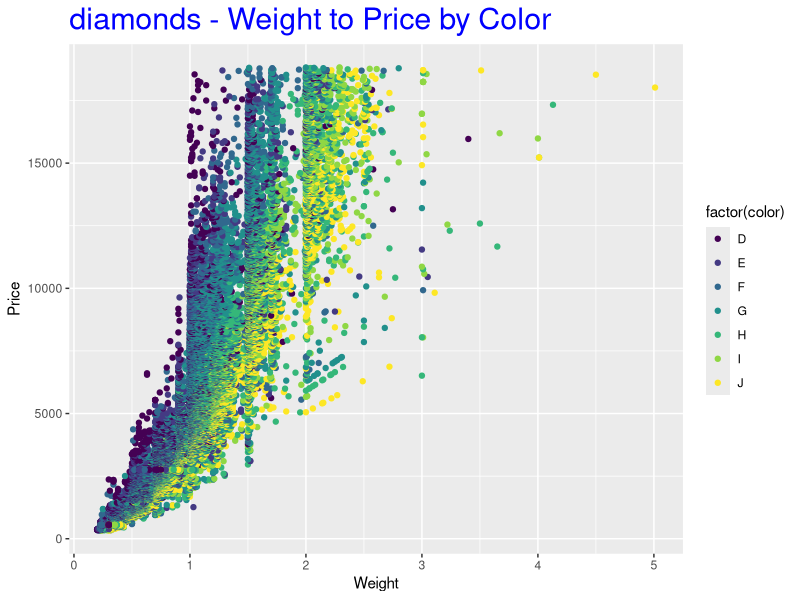
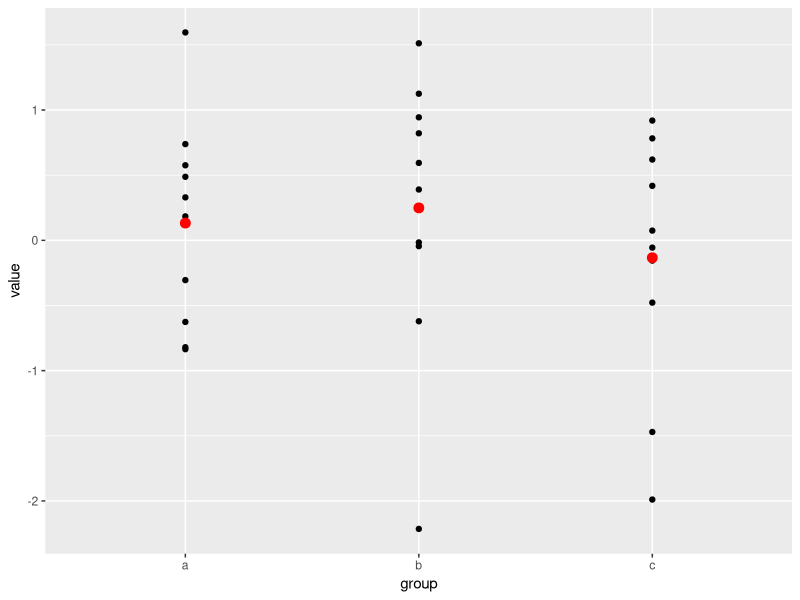
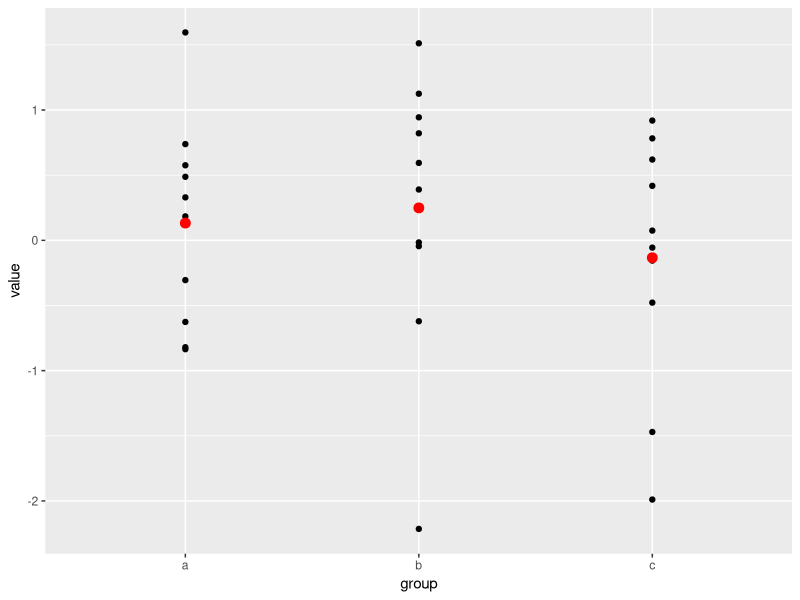
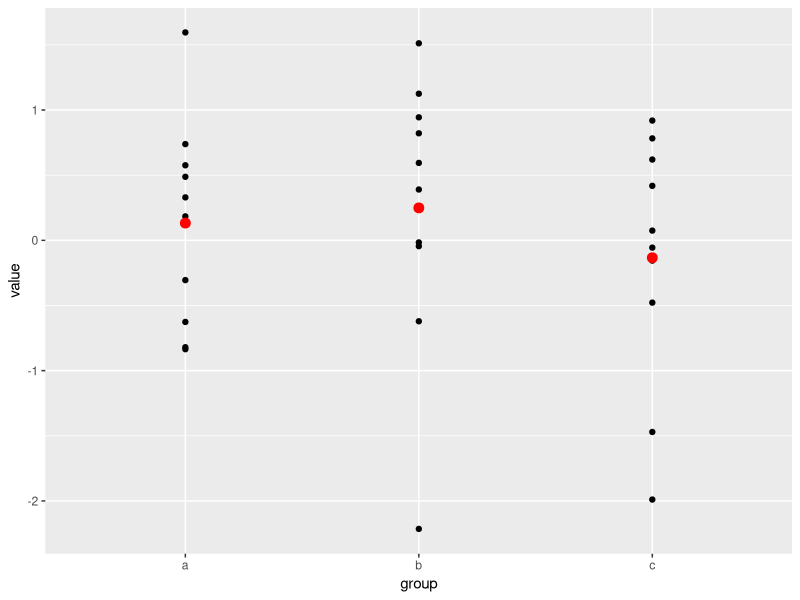
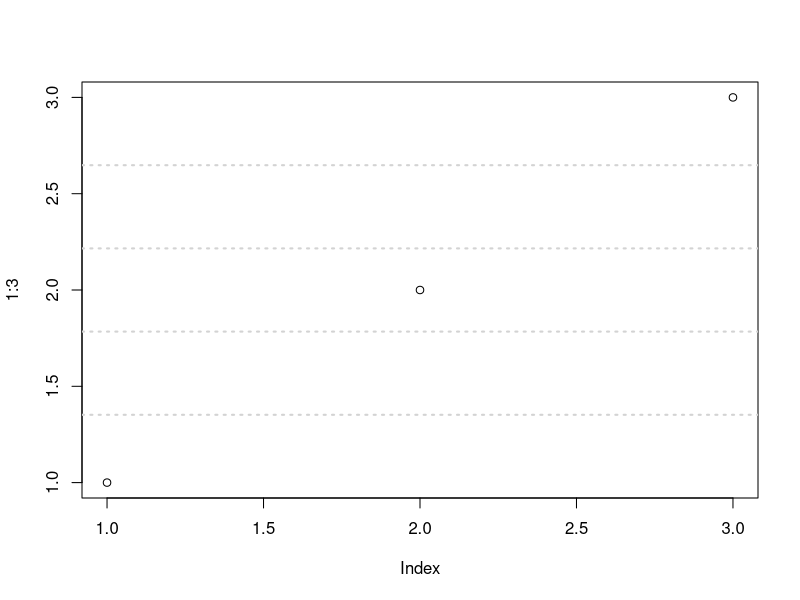
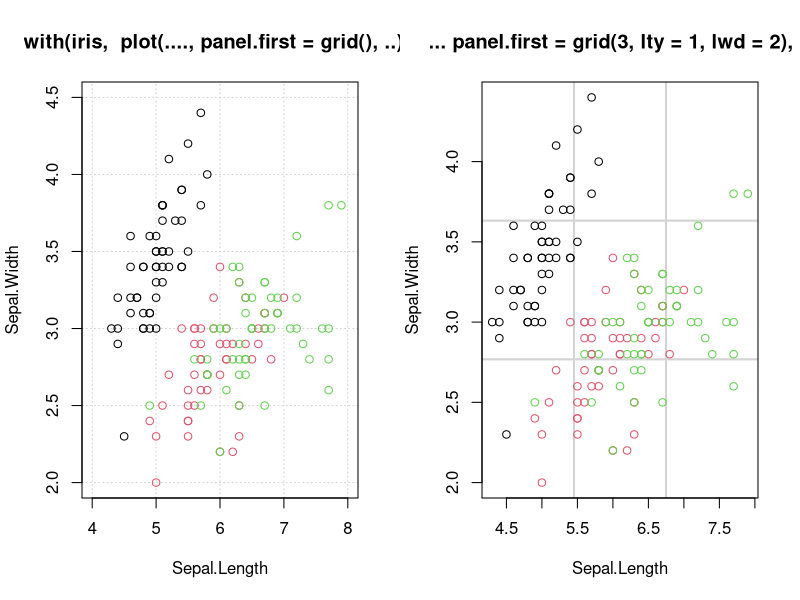
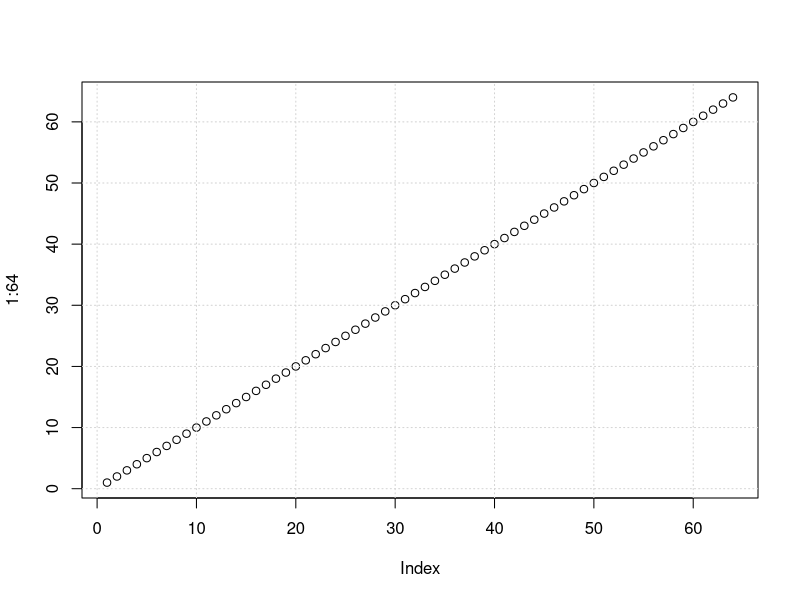
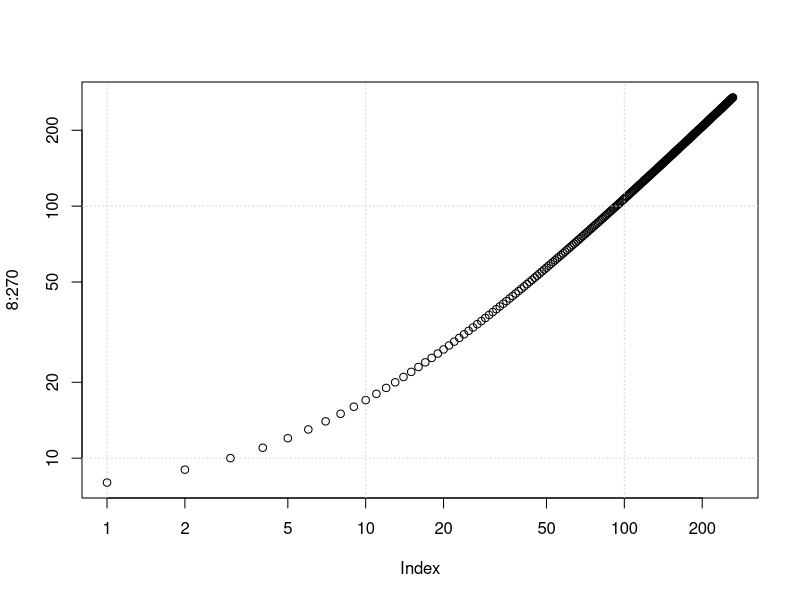

Here is the R script that generated these plots, in order:
## ---- chunk 1
print
class(print)
## ---- chunk 2
methods(print)
?print
?print.ggplot

## ---- chunk 3
#load grid package
require("grid")

require('ggplot2')
#bring diamonds data into memory
data(diamonds)
str(diamonds)

#plot relationship of carat on price by color
carat_prc <- ggplot(diamonds, aes(x=carat,y=price))
carat_prc <- carat_prc + labs(title="diamonds - Weight to Price by Color") +
  theme(plot.title = element_text(size = rel(2), color = "blue")) +
  labs(x = "Weight", y = "Price") + geom_point(aes(color = factor(color)))

print(carat_prc)
# carat_prc is type ggplot 
str(carat_prc)

help('[[')  # gives you help on double bracket

example(ggplot)

example(grid)

objects()
# vectors
x <- c(10.4,5.6,3.1,6.4,21.7)

1/x

newx <- c(x,0,x)
print(newx)

var(x)
myvar <- sum((x-mean(x))^2/(length(x)-1))

print(myvar)





